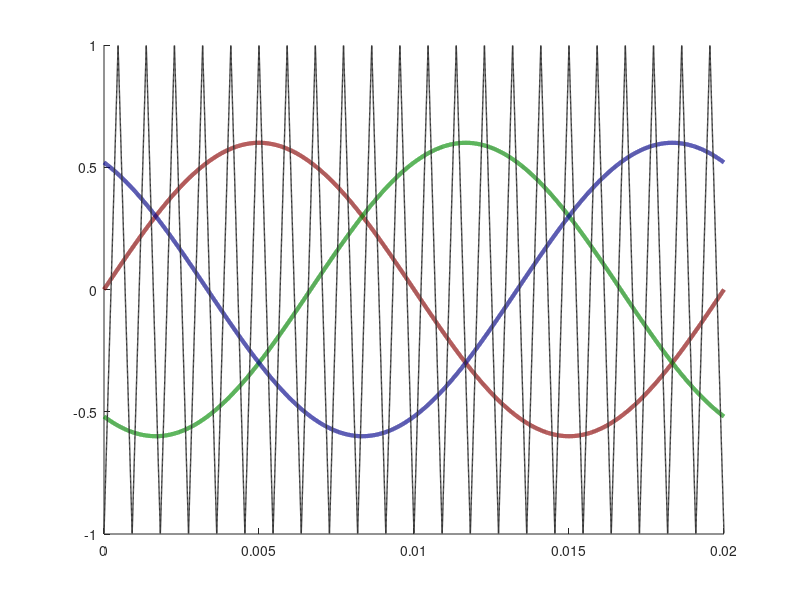

Reproduce this figure in MATLAB. (Note: this script raises an error after producing the figure.)
clear ;
clc;
tic;
%% Time array
ma = 0.6;
fout = 50; % Hz
fsw = 50*22; % Hz
Tstep = (1/fsw)/800; % s
Ts = Tstep; % s
Tfinal =1/fout ; % s
time_array = 0:Tstep:Tfinal-Tstep;
NumberofSteps = numel(time_array);
%Generate switching signals
The_c=0;
The_f=-pi/2;
phaseA=The_f+0;
phaseB=The_f-2*pi/3;
phaseC=The_f+2*pi/3;
VrefA = ma*cos(2*pi*fout*time_array+phaseA);
VrefB = ma*cos(2*pi*fout*time_array+phaseB);
VrefC = ma*cos(2*pi*fout*time_array+phaseC);
pf=0.8;

mc=ma; 
IA = mc*cos(2*pi*fout*time_array+phaseA- acos(pf));
IB = mc*cos(2*pi*fout*time_array+phaseB- acos(pf));
IC = mc*cos(2*pi*fout*time_array+phaseC- acos(pf));

Vtriang = zeros(1, NumberofSteps);
for k = 1:Tfinal*fsw
   Triang_temp = triang(1/(Ts*fsw));
   Vtriang((length(Triang_temp)*(k-1)+1:k/(Tstep*fsw))) = (Triang_temp*2)-1;
end

carrierPhA=0;
carrierPhB=0;
carrierPhC=0;

carA= round(carrierPhA/(fsw*Ts)/360);
if carA==0
    carA=1;
end
carB= round(carrierPhB/(fsw*Ts)/360);
if carB==0
    carB=1;
end
carC= round(carrierPhC/(fsw*Ts)/360);
if carC==0
    carC=1;
end

VcarrierA = [ Vtriang(carA:end), zeros(1,carA-1)];
VcarrierB = [ Vtriang(carB:end), zeros(1,carB-1)];
VcarrierC = [ Vtriang(carC:end), zeros(1,carC-1)];


SA = double(VrefA > VcarrierA);
SB = double(VrefB > VcarrierB);
SC = double(VrefC > VcarrierC);

%%
figure1=figure();
axes1 = axes('Parent',figure1);
hold(axes1,'on');

plot(time_array,VrefA,'Linewidth',3,'Color',[0.5 0 0])
hold on;
plot(time_array,VrefB,'Linewidth',3,'Color',[0 0.5 0])
hold on;
plot(time_array,VrefC,'Linewidth',3,'Color',[0 0 0.5])

hold on;
cf=plot(time_array,VcarrierA,'Linewidth',1,'Color',[0.2 0.2 0.2],'LineStyle','-')
cf.Color= [cf.Color 1]


box(axes1,'on');
hold(axes1,'off');
% Set the remaining axes properties
set(axes1,'XTick',[0 Tfinal/2 Tfinal],'XTickLabel',{'0','180','360'},'FontName','TimesNewRoman','FontSize',20);
set(axes1,'YTick',[-1 -ma 0 ma 1],'YTickLabel',{'-1','-m_a','0','m_a','1'},'FontName','TimesNewRoman','FontSize',20);


% legend1 = legend(axes1,'show',{'$Ref_A$','$Ref_B$','$Ref_C$','Carrier'},'FontName','TimesNewRoman','FontSize',16);
% set(legend1,...
%     'Location','Best',...
%     'EdgeColor','none',...
%     'Color','white','interpreter','Latex');

xlabel('Fundamental Phase ($^o$)', 'interpreter','latex','FontName','Times New Roman',...
    'FontSize',20)
% ylabel('Normalized References','interpreter','latex','FontName','Times New Roman',...
%     'FontSize',20)
%%

figure1 = figure();
axes1 = axes('Parent',figure1);
hold(axes1,'on');

% --- Plot voltage references ---
plot(time_array, VrefA, 'LineWidth', 3, 'Color', [0.5 0 0])
plot(time_array, VrefB, 'LineWidth', 3, 'Color', [0 0.5 0])
plot(time_array, VrefC, 'LineWidth', 3, 'Color', [0 0 0.5])

% --- Left y-axis for voltage ---
yyaxis left
set(gca,'YColor','k')
set(gca,'YTick',[-1 -ma 0 ma 1], ...
        'YTickLabel',{'-V_{DC}','-m_aV_{DC}','0','m_aV_{DC}','V_{DC}'}, ...
        'FontName','TimesNewRoman','FontSize',20);
ylim([-1 1])
ylabel('Phase Voltages', 'interpreter','latex','FontSize',20)

% --- Right y-axis for normalized current ---
yyaxis right
set(gca,'YColor','k')
plot(time_array, IA, '--', 'LineWidth', 2, 'Color', [0.5 0 0])
plot(time_array, IB, '--', 'LineWidth', 2, 'Color', [0 0.5 0])
plot(time_array, IC, '--', 'LineWidth', 2, 'Color', [0 0 0.5])
ylabel('Phase Currents', ...
        'interpreter','latex','FontSize',20, ...
        'FontName','TimesNewRoman','Rotation',-90, ...
        'VerticalAlignment','bottom');

set(gca,'YTick',[-1 0 1], ...
        'YTickLabel',{'-I_{max}','0','I_{max}'}, ...
        'FontName','TimesNewRoman','FontSize',20);
ylim([-1 1])


% --- Common X-axis setup ---
set(gca,'XTick',[0 Tfinal/2 Tfinal], ...
        'XTickLabel',{'0','180','360'}, ...
        'FontName','TimesNewRoman','FontSize',20);
xlabel('Fundamental Phase ($^o$)', ...
        'interpreter','latex','FontName','Times New Roman','FontSize',20)

% --- Legend ---
% legend1 = legend({'$Ref\_A$', '$Ref\_B$', '$Ref\_C$', ...
%                   '$i\_A$', '$i\_B$', '$i\_C$'}, ...
%                 'FontName','TimesNewRoman','FontSize',16);
% set(legend1, ...
%     'Location','Best', ...
%     'EdgeColor','none', ...
%     'Color','white', ...
%     'interpreter','Latex');

box on

%%

figure1=figure();
axes1 = axes('Parent',figure1);
hold(axes1,'on');

plot(time_array,SA+1.5,'Linewidth',2,'Color',[0.5 0 0])
hold on;
plot(time_array,SB,'Linewidth',2,'Color',[0 0.5  0])
hold on;
plot(time_array,SC-1.5,'Linewidth',2,'Color',[0 0 0.5])

ylim([-2 3])

% xticklabels({'Ts','','Ts'})

box(axes1,'on');
hold(axes1,'off');
% Set the remaining axes properties
set(axes1,'XTick',[0 Tfinal/2 Tfinal],'XTickLabel',{'0','180','360'},'FontName','TimesNewRoman','FontSize',20);
set(axes1,'YTick',[-1.5 -0.5 0 1 1.5 2.5],'YTickLabel',{'L','H','L','H','L','H'},'FontName','TimesNewRoman','FontSize',20);


% legend1 = legend(axes1,'show',{'$S_A$','$S_B$','$S_C$'},'FontName','TimesNewRoman','FontSize',16);
% set(legend1,...
%     'Location','Best',...
%     'EdgeColor','none',...
%     'Color','white','interpreter','Latex');

xlabel('Fundamental Phase ($^o$)', 'interpreter','latex','FontName','Times New Roman',...
    'FontSize',20)
ylabel('PWM Signals','interpreter','latex','FontName','Times New Roman',...
    'FontSize',20)

%%
figure1=figure();
axes1 = axes('Parent',figure1);
hold(axes1,'on');

plot(time_array,VrefA,'Linewidth',3,'Color',[0.5 0 0])
hold on;
plot(time_array,VrefB,'Linewidth',3,'Color',[0 0.5 0])
hold on;
plot(time_array,VrefC,'Linewidth',3,'Color',[0 0 0.5],'LineStyle','--')

hold on;
plot(time_array,VcarrierA,'Linewidth',2,'Color',[0.2 0.2 0.2])

Tfinalx=0.006
% Tfinalx=0.01;
xlimH= Tfinalx+1/fsw;
xlim([Tfinalx xlimH])
ylim([-1 1])

% xticklabels({'Ts','','Ts'})

box(axes1,'on');
hold(axes1,'off');
% Set the remaining axes properties
set(axes1,'XTick',[Tfinalx xlimH],'XTickLabel',{'0','Ts'},'FontName','TimesNewRoman','FontSize',20);
set(axes1,'YTick',[-1 0 1]);


% legend1 = legend(axes1,'show',{'$Ref_A$','$Ref_B$','$Ref_C$','Carrier'},'FontName','TimesNewRoman','FontSize',20);
% set(legend1,...
%     'Position',[0.704191336922702 0.57341270550849 0.196428568288684 0.251190469094685],...
%     'EdgeColor','none',...
%     'Color','none','interpreter','Latex');
%%
figure1=figure();
axes1 = axes('Parent',figure1);
hold(axes1,'on');
% 
% plot(time_array,SA.*IA+1.5,'Linewidth',3,'Color',[0.5 0 0])
% hold on;
% plot(time_array,SB.*IB,'Linewidth',3,'Color',[0 0.5 0])
% hold on;
% plot(time_array,SC.*IC-1.5,'Linewidth',3,'Color',[0 0 0.5])


plot(time_array,SB.*IB+SA.*IA+SC.*IC-mean(SB.*IB+SA.*IA+SC.*IC),'Linewidth',3,'Color',[0 0 0.5])

% Tfinalx=0.005
% xlimH= Tfinalx+1/fsw;
% xlim([Tfinalx xlimH])
% ylim([-2 3])

% xticklabels({'Ts','','Ts'})

box(axes1,'on');
hold(axes1,'off');
% Set the remaining axes properties
set(axes1,'XTick',[Tfinalx xlimH],'XTickLabel',{'0','Ts'},'FontName','TimesNewRoman','FontSize',20);
set(axes1,'YTick',[-1.5 -0.5 0 1 1.5 2.5],'YTickLabel',{'L','H','L','H','L','H'},'FontName','TimesNewRoman','FontSize',20);



% legend1 = legend(axes1,'show',{'$S_A$','$S_B$','$S_C$'},'FontName','TimesNewRoman','FontSize',20);
% set(legend1,...
%     'Location','Best',...
%     'EdgeColor','none',...
%     'Color','none','interpreter','Latex');
